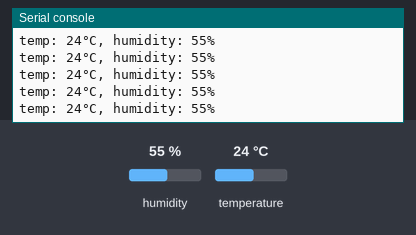
The program below on a simulated ESP8266 board running MicroPython. Parts: the last lines printed to the serial console. The inputs (shaded band) are chosen by the test bench; at power-on: humidity 55 %, temperature 24 °C.

Above: at 1.2 s.
1.3 s: humidity set to 22 %
At 1.37 s:
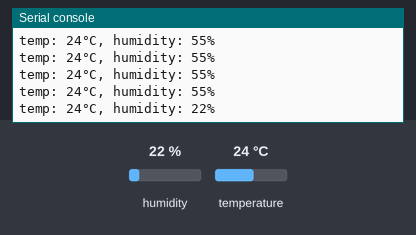
2.8 s: temperature set to 12 °C
At 2.82 s:
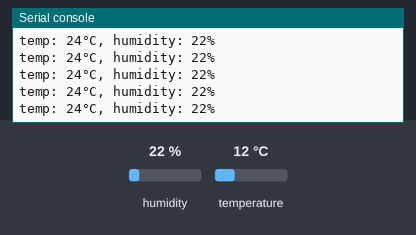
4.3 s: humidity set to 40 %
At 4.33 s:
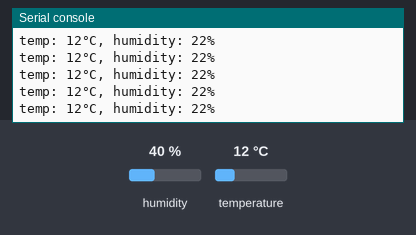
Timing chart, 0 to 7.3 s (numbered marks = the images above; inputs shaded):
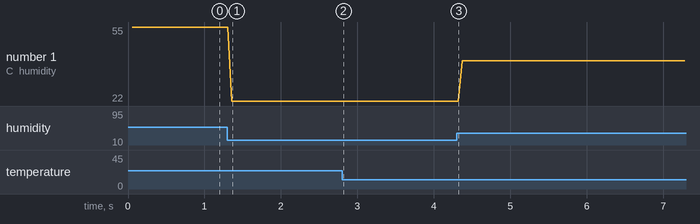

The program:

test.py
```python
import time
import machine

from time import sleep_ms
from machine import Pin, I2C

# Set I2C (SCL "Clock Line", SDA "Data Line") pins
i2c = machine.I2C(machine.Pin(5), machine.Pin(4))

# Get address with [Default for Si7021 is 64, 0x40]
i2c_address = i2c.scan()

"""
    Import Si7021 Micropy class library.
    Thanks to @minyk
    https://gist.github.com/minyk/7c3070bc1c2766633b8ff1d4d51089cf
"""
# Default Address
SI7021_I2C_DEFAULT_ADDR = 0x40

# Commands
CMD_MEASURE_RELATIVE_HUMIDITY_HOLD_MASTER_MODE = 0xE5
CMD_MEASURE_RELATIVE_HUMIDITY = 0xF5
CMD_MEASURE_TEMPERATURE_HOLD_MASTER_MODE = 0xE3
CMD_MEASURE_TEMPERATURE = 0xF3
CMD_READ_TEMPERATURE_VALUE_FROM_PREVIOUS_RH_MEASUREMENT = 0xE0
CMD_RESET = 0xFE
CMD_WRITE_RH_T_USER_REGISTER_1 = 0xE6
CMD_READ_RH_T_USER_REGISTER_1 = 0xE7
CMD_WRITE_HEATER_CONTROL_REGISTER = 0x51
CMD_READ_HEATER_CONTROL_REGISTER = 0x11

class Si7021(object):
    def __init__(self, i2c_addr = SI7021_I2C_DEFAULT_ADDR):
        self.addr = i2c_addr
        self.cbuffer = bytearray(2)
        self.cbuffer[1] = 0x00
        self.i2c = I2C(scl=Pin(5), sda=Pin(4), freq=100000)

    def write_command(self, command_byte):
        self.cbuffer[0] = command_byte
        self.i2c.writeto(self.addr, self.cbuffer)

    def readTemp(self):
        self.write_command(CMD_MEASURE_TEMPERATURE)
        sleep_ms(25)
        temp = self.i2c.readfrom(self.addr,3)
        temp2 = temp[0] << 8
        temp2 = temp2 | temp[1]
        return (175.72 * temp2 / 65536) - 46.85

    def readRH(self):
        self.write_command(CMD_MEASURE_RELATIVE_HUMIDITY)
        sleep_ms(25)
        rh = self.i2c.readfrom(self.addr, 3)
        rh2 = rh[0] << 8
        rh2 = rh2 | rh[1]
        return (125 * rh2 / 65536) - 6


DEVICE = Si7021()
print("RUNNING!")

#
while True:
    current_temp = DEVICE.readTemp()
    current_humidity = DEVICE.readRH()

    # temp: 23°C, humidity: 39%
    print("temp: %d\xb0C, humidity: %d%%" % (current_temp, current_humidity))
```

Measured:
- after the input at 1.3 s, the serial console: prints a new line after 0.06 s (image 1)
- plotted number 1: 55 → 22 after the input at 1.3 s, 22 → 40 after the input at 4.3 s
